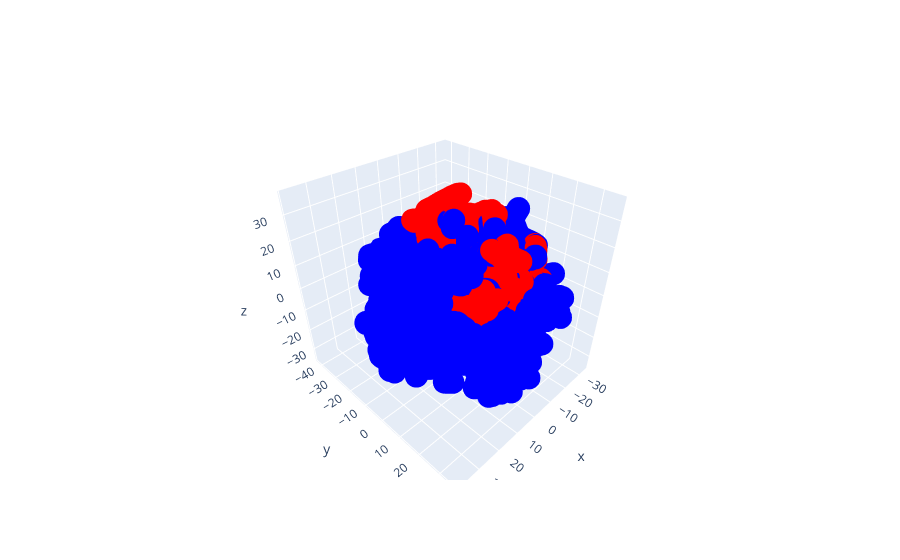

Notebook code cell kept with this figure:
### Code cell
# Visualize the Data in 3 dimensions via Plotly using TSNE, Mark y_train[i] = 'normal' as red and y_train[i] = 'anomaly' as blue
fig = go.Figure()
fig.add_trace(go.Scatter3d(x=X_train_3d_tsne[:, 0], y=X_train_3d_tsne[:, 1], z=X_train_3d_tsne[:, 2], mode='markers', marker=dict(color=colors)))
fig.show()

### Figure 1 — Plotly figure (JSON) as saved in the notebook; plotly's stock layout.template omitted (floating-point values rounded to 4 significant figures; data arrays with more than 128 entries replaced by an {"elided": "..."} marker saying what was removed)
{"data": [{"marker": {"color": {"elided": "20153 str values"}}, "mode": "markers", "type": "scatter3d", "x": {"elided": "20153 float values"}, "y": {"elided": "20153 float values"}, "z": {"elided": "20153 float values"}}], "layout": {}}
